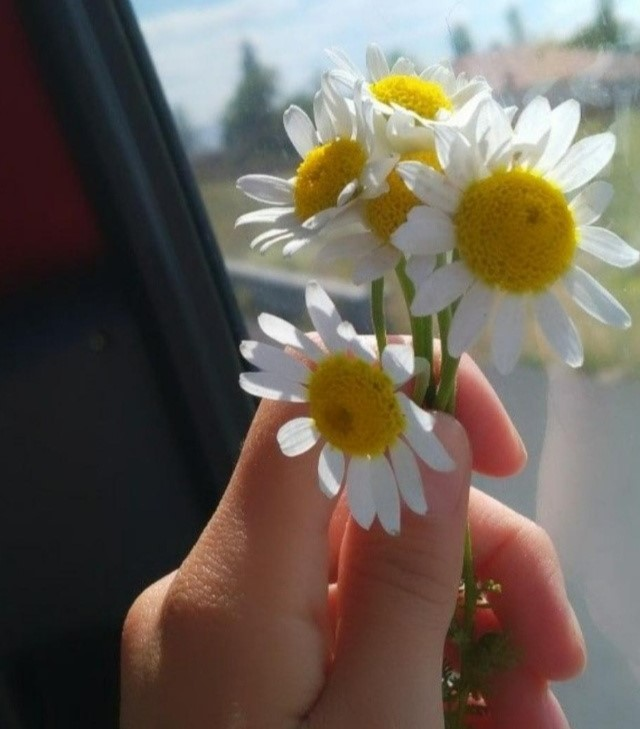
#> input picture flower.jpeg, 640 x 729 px
$ jupyter execute 'image to pencil.ipynb'
#> lines starting #> are read from the running program, lines starting #| are printed output that depends on the picture
[cell 1]
import os
os.sys.path

[cell 2]
from matplotlib import pyplot as plt
import cv2
from PIL import Image
from IPython.display import display

[cell 3]
image='flower.jpeg'
x=cv2.imread(image)
#> x is the input picture: shape (729, 640, 3); mean B, G, R 87.1, 96.8, 106.6
display(Image.fromarray(x))

[cell 4]
image_gray=cv2.cvtColor(x,cv2.COLOR_BGR2GRAY)
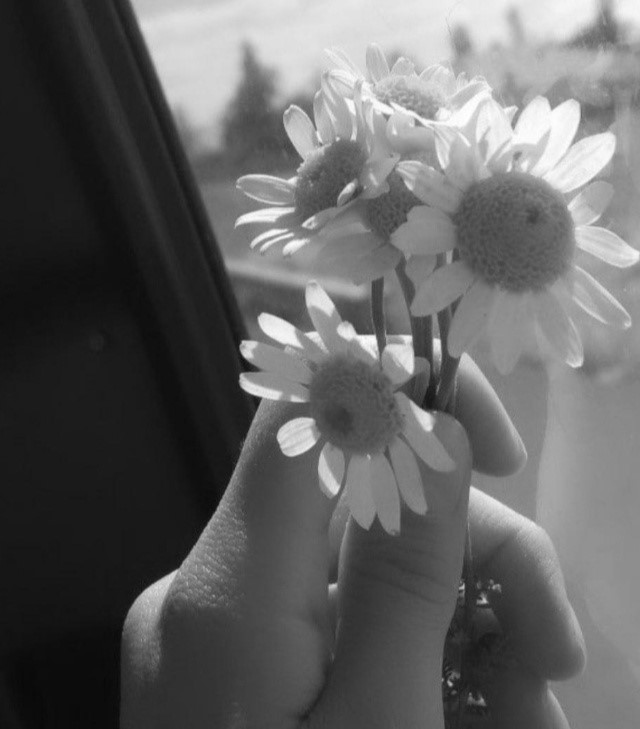
#> image_gray: shape (729, 640); min 7, max 255, mean 98.6
display(Image.fromarray(image_gray))

[cell 5]
img_invert=cv2.bitwise_not(image_gray)
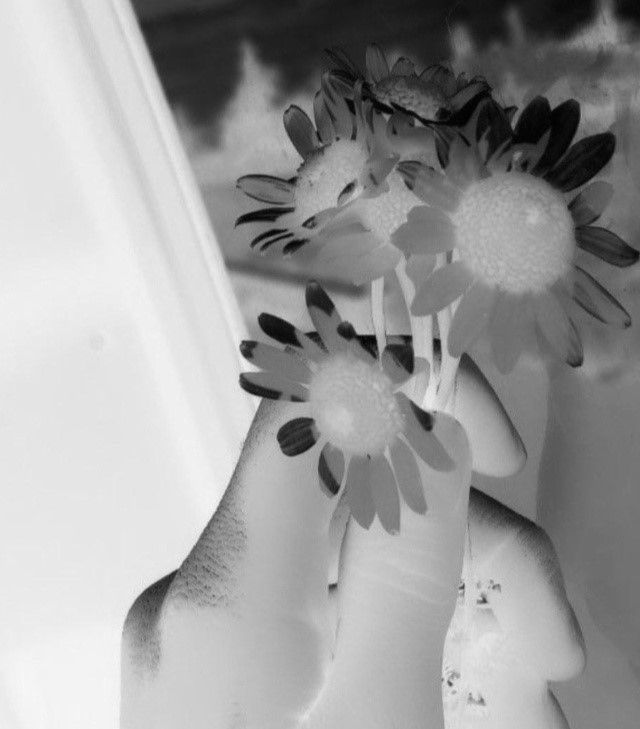
#> img_invert: shape (729, 640); min 0, max 248, mean 156.4
display(Image.fromarray(img_invert))

[cell 6]
img_smoothing=cv2.GaussianBlur(img_invert,(21,21),sigmaX=0,sigmaY=0)
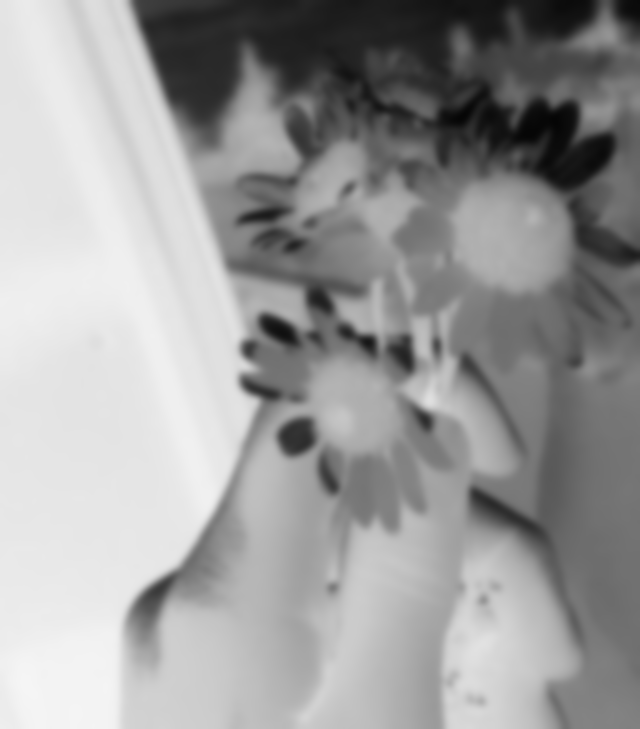
#> img_smoothing: shape (729, 640); min 5, max 245, mean 156.4
display(Image.fromarray(img_smoothing))

[cell 7]
def flw(x,y):
    return cv2.divide(x,255-y,scale=256)
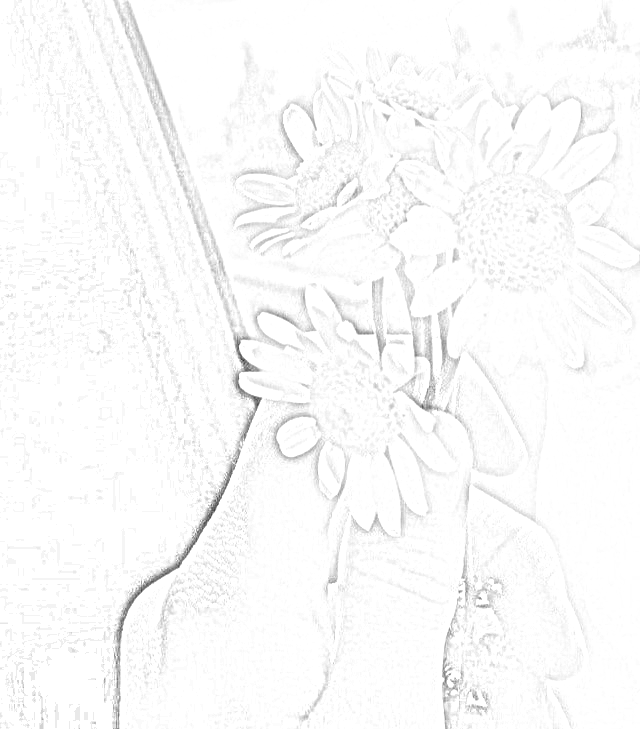
#> returned value: shape (729, 640); min 48, max 255, mean 250.2
final_img=flw(image_gray,img_smoothing)
display(Image.fromarray(final_img))

$ run again, with irisimages.jpg copied over flower.jpeg
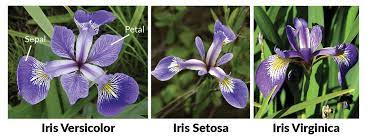
#> input picture irisimages.jpg, 367 x 137 px
#> x is the input picture: shape (137, 367, 3); mean B, G, R 118, 126.8, 122.6
#> `img_smoothing=cv2.GaussianBlur(img_invert,(21,21),sigmaX=0,sigmaY=0)`:
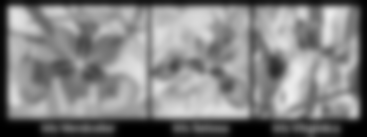
#> img_smoothing: shape (137, 367); min 0, max 237, mean 130.6
#> in flw, `return cv2.divide(x,255-y,scale=256)`:
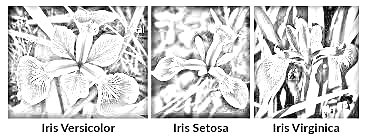
#> returned value: shape (137, 367); min 0, max 255, mean 212.2
